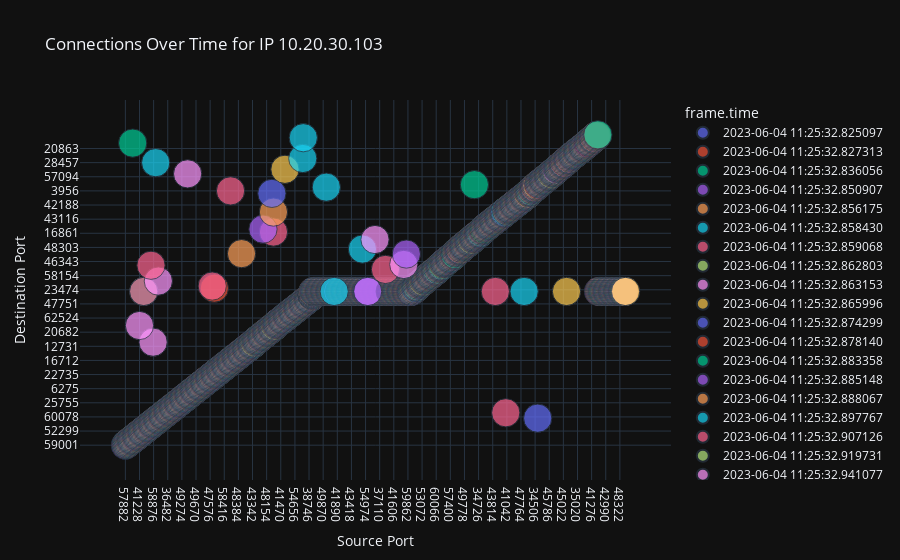

This figure's notebook cell:
### Code cell
fig = px.scatter(df_ip_103_time,
                 x='tcp.srcport',
                 y='tcp.dstport',
                 size='count',
                 color='frame.time',  # This adds the time dimension
                 hover_data=['ip.src', 'count', 'frame.time'],
                 title='Connections Over Time for IP 10.20.30.103',
                 color_continuous_scale=px.colors.sequential.Viridis)

# Update layout for better readability
fig.update_layout(xaxis_title='Source Port', yaxis_title='Destination Port',
                  xaxis=dict(type='category'), yaxis=dict(type='category'))

# Show the plot
fig.show()
